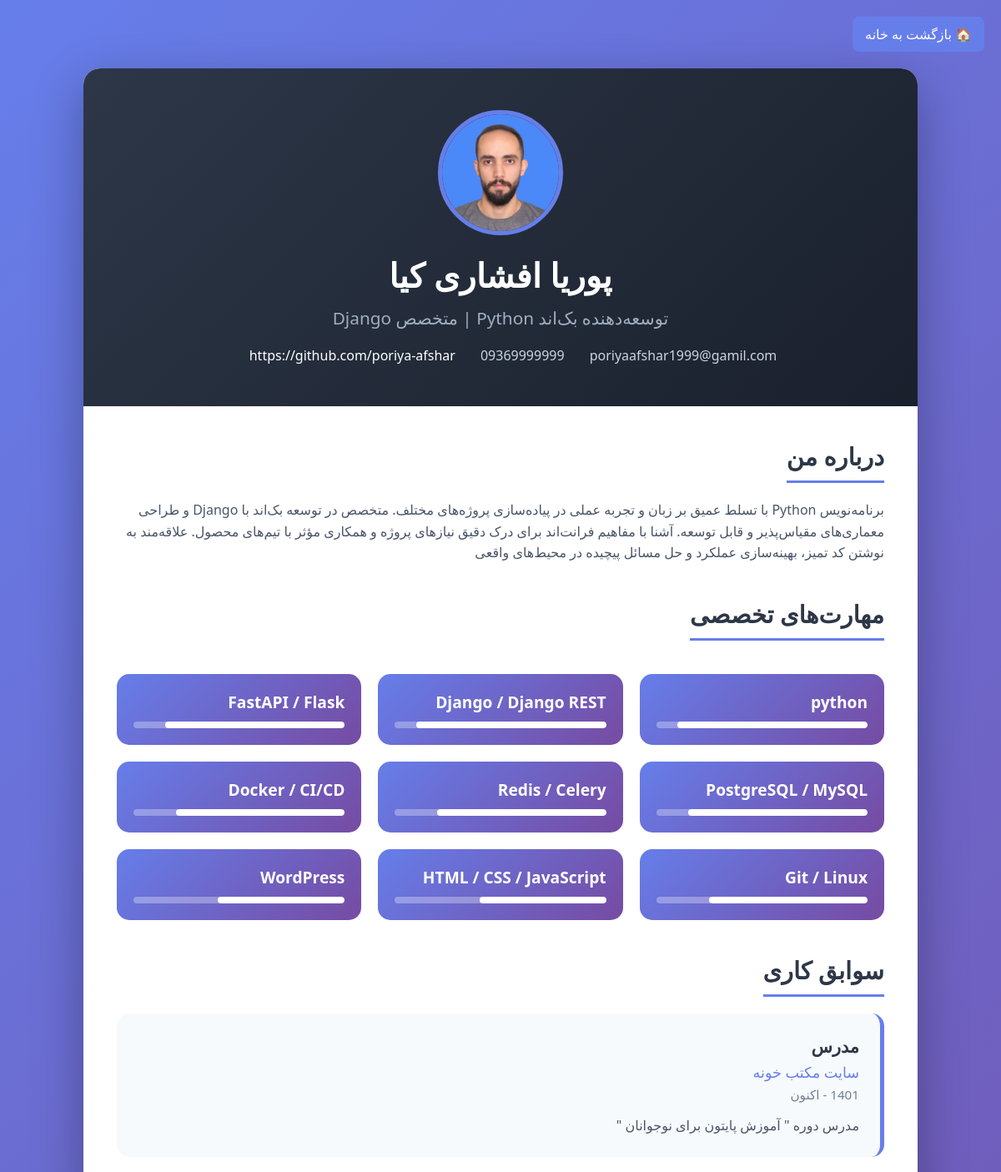
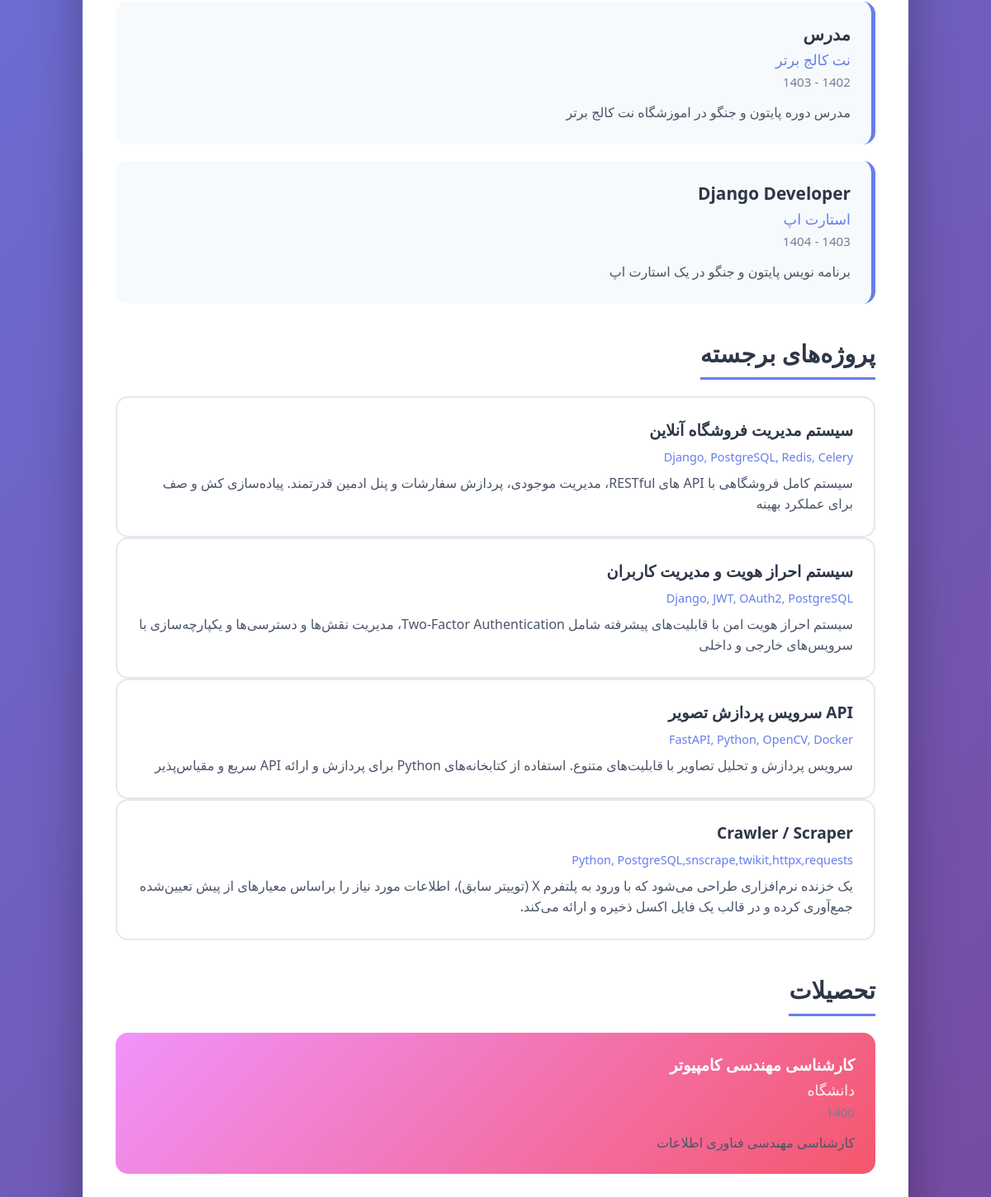
Screenshot of /resume/ with the database file from the repository (2 pictures, top to bottom).
### my_resume/models.py (models this page shows, shortened)
class SiteInfo(models.Model):
    full_name = models.CharField(max_length=200, verbose_name="نام کامل")
    title = models.CharField(max_length=200, verbose_name="عنوان/تیتری کوتاه")
    email = models.EmailField(verbose_name="ایمیل")
    phone = models.CharField(max_length=50, verbose_name="تلفن")
    github = models.URLField(blank=True, verbose_name="GitHub")
    linkedin = models.URLField(blank=True, verbose_name="LinkedIn")
    about = models.TextField(blank=True, verbose_name="درباره من")
    profile_image = models.ImageField(upload_to="profile/", blank=True, null=True, verbose_name="عکس پروفایل")
    header_bg = models.CharField(max_length=200, blank=True, verbose_name="گرادیان هدر (اختیاری)")
    class Meta:
        verbose_name = "اطلاعات سایت"
        verbose_name_plural = "اطلاعات سایت"

class Skill(models.Model):
    name = models.CharField(max_length=100, verbose_name="نام مهارت")
    level = models.PositiveSmallIntegerField(default=50, verbose_name="درصد تسلط (0-100)")
    order = models.PositiveSmallIntegerField(default=0, verbose_name="ترتیب نمایش")
    class Meta:
        ordering = ['order']
        verbose_name = "مهارت"
        verbose_name_plural = "مهارت‌ها"

class Experience(models.Model):
    job_title = models.CharField(max_length=200, verbose_name="عنوان شغلی")
    company = models.CharField(max_length=200, verbose_name="شرکت")
    start_year = models.CharField(max_length=20, verbose_name="شروع (مثال: 1399)")
    end_year = models.CharField(max_length=20, verbose_name="پایان (یا اکنون)", blank=True)
    description = models.TextField(blank=True, verbose_name="توضیحات")
    order = models.PositiveSmallIntegerField(default=0, verbose_name="ترتیب نمایش")
    class Meta:
        ordering = ['order']
        verbose_name = "سوابق کاری"
        verbose_name_plural = "سوابق کاری"

class Project(models.Model):
    title = models.CharField(max_length=200, verbose_name="عنوان پروژه")
    tech = models.CharField(max_length=200, blank=True, verbose_name="تکنولوژی‌ها")
    description = models.TextField(blank=True, verbose_name="توضیحات")
    link = models.URLField(blank=True, verbose_name="لینک (اختیاری)")
    order = models.PositiveSmallIntegerField(default=0, verbose_name="ترتیب نمایش")
    class Meta:
        ordering = ['order']
        verbose_name = "پروژه"
        verbose_name_plural = "پروژه‌ها"

class Education(models.Model):
    degree = models.CharField(max_length=200, verbose_name="مدرک")
    university = models.CharField(max_length=200, verbose_name="موسسه/دانشگاه")
    duration = models.CharField(max_length=100, blank=True, verbose_name="بازه زمانی")
    description = models.TextField(blank=True, verbose_name="توضیحات")
    order = models.PositiveSmallIntegerField(default=0, verbose_name="ترتیب نمایش")
    class Meta:
        ordering = ['order']
        verbose_name = "تحصیلات"
        verbose_name_plural = "تحصیلات"

### my_web/views.py (the view)
# urls.py: path('resume/', views.resume, name='resume'),
def resume(request):
    site_info = SiteInfo.objects.first()
    skills = Skill.objects.all()
    experiences = Experience.objects.all()
    projects = Project.objects.all()
    educations = Education.objects.all()
    context = {
        'site': site_info,
        'skills': skills,
        'experiences': experiences,
        'projects': projects,
        'educations': educations,
    }
    return render(request, 'my_resume.html', context)

### templates/my_resume.html (shortened to what this page needs)
{% load static %}
<!DOCTYPE html>
<html lang="fa" dir="rtl">
<head>
    <link rel="stylesheet" href="{% static 'css/my_resume.css' %}?v=123">
</head>
<body>
    <a href="{% url 'home' %}" class="resume-container__back-home">🏠 بازگشت به خانه</a>
<div class="container">
    <div class="header">
        {% if site.profile_image %}
            <img src="{{ site.profile_image.url }}" alt="{{ site.full_name }}" class="profile-img">
        {% endif %}
        <h1 class="name">{{ site.full_name }}</h1>
        <p class="title">{{ site.title }}</p>
        <div class="contact-info">
            <div class="contact-item">
               {{ site.email }}
            </div>
            <div class="contact-item">
                {{ site.phone }}
            </div>
            <div class="contact-item">
                <a id="github" href="https://github.com/poriya-afshar" >{{ site.github }}</a>
            </div>
        </div>
    </div>
    <div class="content">
        <div class="section">
            <h2 class="section-title">درباره من</h2>
            <p class="description">
                {{ site.about }}
            </p>
        </div>
        <div class="section">
            <h2 class="section-title">مهارت‌های تخصصی</h2>
            <div class="skills-grid">
                {% for skill in skills %}
                    <div class="skill-card">
                        <div class="skill-name">{{ skill.name }}</div>
                        <div class="skill-bar">
                            <div class="skill-progress" style="width: {{ skill.level }}%">
                            </div>
                        </div>
                    </div>
                {% endfor %}
            </div>
        </div>
        <div class="section">
            <h2 class="section-title">سوابق کاری</h2>
            {% for exp in experiences %}
                <div class="experience-item">
                    <div class="job-title">{{ exp.job_title }}</div>
                    <div class="company">{{ exp.company }}</div>
                    <div class="duration">
                        {{ exp.start_year }} -
                        {% if exp.end_year %}{{ exp.end_year }}{% else %}اکنون{% endif %}
                    </div>
                    <p class="description">{{ exp.description }}</p>
                </div>
            {% endfor %}
        </div>
        <div class="section">
            <h2 class="section-title">پروژه‌های برجسته</h2>
            {% for  project  in projects %}
                <div class="project-card">
                    <div class="project-title">{{ project.title }}</div>
                    <div class="project-tech">{{ project.tech }}</div>
                    <p class="description">{{ project.description }}</p>
                </div>
            {% endfor %}
        </div>
        <div class="section">
            <h2 class="section-title">تحصیلات</h2>
            {% for edu in educations %}
                <div class="education-item">
                    <div class="degree">{{ edu.degree }}</div>
                    <div class="university">{{ edu.university }}</div>
                    <div class="duration">{{ edu.duration }}</div>
                    <p class="description">{{ edu.description }}</p>
                </div>
            {% endfor %}
        </div>
    </div>
</div>
</body>
</html>

### static/css/my_resume.css (style rules this page uses)
* { margin: 0; padding: 0; box-sizing: border-box; }
body { font-family: 'Segoe UI', Tahoma, Geneva, Verdana, sans-serif; background: linear-gradient(135deg, #667eea 0%, #764ba2 100%); min-height: 100vh; padding: 20px; }
.resume-container__back-home { display: inline-block; padding: 10px 15px; margin-bottom: 20px; background-color: #667eea; color: white; border-radius: 8px; text-decoration: none; transition: background 0.3s ease; }
.container { max-width: 1000px; margin: 0 auto; background: white; border-radius: 20px; box-shadow: 0 20px 60px rgba(0, 0, 0, 0.3); overflow: hidden; }
.header { background: linear-gradient(135deg, #2d3748 0%, #1a202c 100%); color: white; padding: 50px 40px; text-align: center; }
.profile-img { width: 150px; height: 150px; border-radius: 50%; border: 5px solid #667eea; margin-bottom: 20px; object-fit: cover; background: #4a5568; display: flex; align-items: center; justify-content: center; margin: 0 auto 20px; font-size: 60px; }
.name { font-size: 2.5em; margin-bottom: 10px; font-weight: bold; }
.title { font-size: 1.3em; color: #a0aec0; margin-bottom: 20px; }
.contact-info { display: flex; justify-content: center; gap: 30px; flex-wrap: wrap; margin-top: 20px; }
.contact-item { display: flex; align-items: center; gap: 8px; color: #cbd5e0; }
.content { padding: 40px; }
.section { margin-bottom: 40px; }
.section-title { font-size: 1.8em; color: #2d3748; margin-bottom: 20px; padding-bottom: 10px; border-bottom: 3px solid #667eea; display: inline-block; }
.skills-grid { display: grid; grid-template-columns: repeat(auto-fit, minmax(250px, 1fr)); gap: 20px; margin-top: 20px; }
.skill-card { background: linear-gradient(135deg, #667eea 0%, #764ba2 100%); padding: 20px; border-radius: 15px; color: white; transition: transform 0.3s ease; }
.skill-name { font-size: 1.2em; font-weight: bold; margin-bottom: 10px; }
.skill-bar { background: rgba(255, 255, 255, 0.3); height: 8px; border-radius: 10px; overflow: hidden; margin-top: 10px; }
.skill-progress { background: white; height: 100%; border-radius: 10px; transition: width 1s ease; }
.experience-item { background: #f7fafc; padding: 25px; border-radius: 15px; margin-bottom: 20px; border-right: 5px solid #667eea; }
.job-title { font-size: 1.3em; color: #2d3748; font-weight: bold; margin-bottom: 5px; }
.company { color: #667eea; font-size: 1.1em; margin-bottom: 5px; }
.duration { color: #718096; margin-bottom: 15px; font-size: 0.95em; }
.description { color: #4a5568; line-height: 1.6; }
.project-card { background: white; border: 2px solid #e2e8f0; padding: 25px; border-radius: 15px; transition: all 0.3s ease; }
.project-title { font-size: 1.2em; color: #2d3748; font-weight: bold; margin-bottom: 10px; }
.project-tech { color: #667eea; font-size: 0.9em; margin-bottom: 10px; }
.education-item { background: linear-gradient(135deg, #f093fb 0%, #f5576c 100%); color: white; padding: 25px; border-radius: 15px; margin-bottom: 15px; }
.degree { font-size: 1.2em; font-weight: bold; margin-bottom: 5px; }
.university { font-size: 1.1em; margin-bottom: 5px; opacity: 0.9; }
#github { color: white; text-decoration: none; transition: color 0.3s ease; }

### rows the page displays
SiteInfo: profile_image (picture), full_name "پوریا افشاری کیا", title "توسعه‌دهنده بک‌اند Python | متخصص Django", email "poriyaafshar1999@gamil.com", phone "09369999999", github "https://github.com/poriya-afshar", about "برنامه‌نویس Python با تسلط عمیق بر زبان و تجربه عملی در پیاده‌سازی پروژه‌های مختلف. متخصص در توسعه بک‌اند با Django و طراحی معماری‌های مقیاس‌پذیر و قابل توسعه. آشنا با مفاهیم فرانت‌اند برای درک دقیق نیازهای پروژه و همکاری مؤثر با تیم‌های محصول. علاقه‌مند به نوشتن کد تمیز، بهینه‌سازی عملکرد و حل مسائل پیچیده در محیط‌های واقعی"
Skill: name "python", {{ skill.level }} 90 (drawn)
Skill: name "Django / Django REST", {{ skill.level }} 90 (drawn)
Skill: name "FastAPI / Flask", {{ skill.level }} 85 (drawn)
Skill: name "PostgreSQL / MySQL", {{ skill.level }} 85 (drawn)
Skill: name "Redis / Celery", {{ skill.level }} 80 (drawn)
Skill: name "Docker / CI/CD", {{ skill.level }} 80 (drawn)
Skill: name "Git / Linux", {{ skill.level }} 75 (drawn)
Skill: name "HTML / CSS / JavaScript", {{ skill.level }} 60 (drawn)
Skill: name "WordPress", {{ skill.level }} 60 (drawn)
Experience: job_title "مدرس", company "سایت مکتب خونه", end_year "اکنون", description "مدرس دوره \" آموزش پایتون برای نوجوانان \""
Experience: job_title "مدرس", company "نت کالج برتر", end_year "1403", description "مدرس دوره پایتون و جنگو در اموزشگاه نت کالج برتر"
Experience: job_title "Django Developer", company "استارت اپ", end_year "1404", description "برنامه نویس پایتون و جنگو در یک استارت اپ"
Project: title "سیستم مدیریت فروشگاه آنلاین", tech "Django, PostgreSQL, Redis, Celery", description "سیستم کامل فروشگاهی با API های RESTful، مدیریت موجودی، پردازش سفارشات و پنل ادمین قدرتمند. پیاده‌سازی کش و صف برای عملکرد بهینه"
Project: title "سیستم احراز هویت و مدیریت کاربران", tech "Django, JWT, OAuth2, PostgreSQL", description "سیستم احراز هویت امن با قابلیت‌های پیشرفته شامل Two-Factor Authentication، مدیریت نقش‌ها و دسترسی‌ها و یکپارچه‌سازی با سرویس‌های خارجی و داخلی"
Project: title "API سرویس پردازش تصویر", tech "FastAPI, Python, OpenCV, Docker", description "سرویس پردازش و تحلیل تصاویر با قابلیت‌های متنوع. استفاده از کتابخانه‌های Python برای پردازش و ارائه API سریع و مقیاس‌پذیر"
Project: title "Crawler / Scraper", tech "Python, PostgreSQL,snscrape,twikit,httpx,requests", description "یک خزنده نرم‌افزاری طراحی می‌شود که با ورود به پلتفرم X (توییتر سابق)، اطلاعات مورد نیاز را براساس معیارهای از پیش تعیین‌شده جمع‌آوری کرده و در قالب یک فایل اکسل ذخیره و ارائه می‌کند."
Education: degree "کارشناسی مهندسی کامپیوتر", university "دانشگاه", description "کارشناسی مهندسی فناوری اطلاعات"
